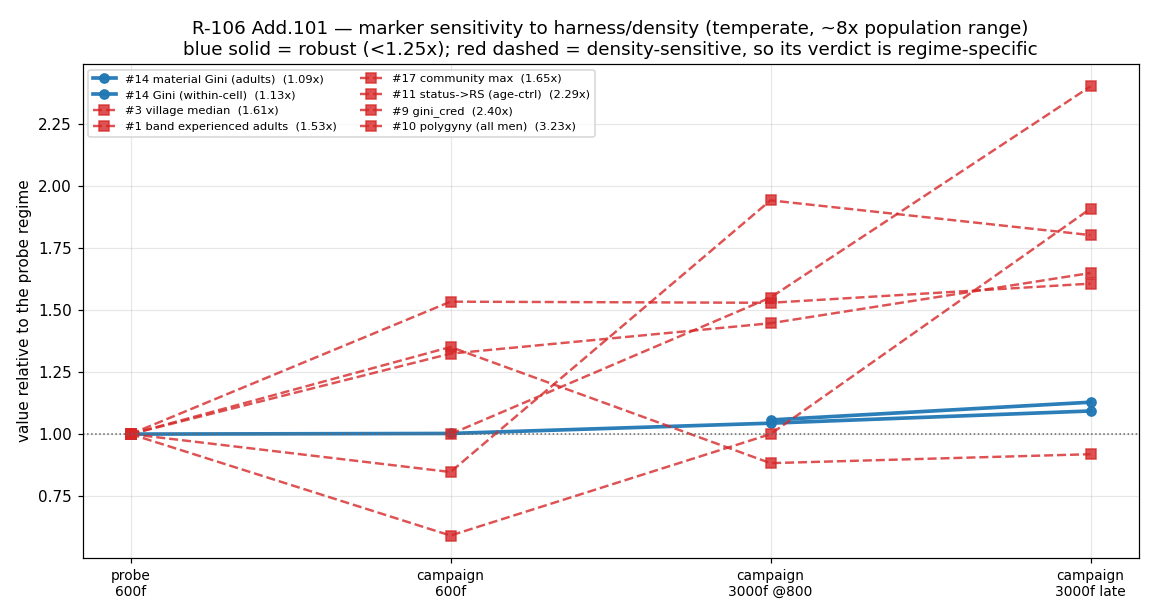

Recreate this plot in Python.
"""R-106 Addendum 101 — which markers are DENSITY/HARNESS sensitive, and which are robust?

Add.100 found #11 and #17 diverging between the Add.86-99 probe harness and the canonical campaign. Add.101's
controlled test showed the cause is NOT the time horizon (the campaign already disagrees at step 800) but the
HARNESS: the probe builds a different world (capacity patch (20,20,24) vs the campaign's (30,30,40)) and the
campaign is founder-path-dependent (600 founders -> pop 471; 3000 -> 3832).

This tabulates each marker across four regimes spanning an ~8x population range, and plots the sensitivity, so
the verdicts that are density-specific are separated from the ones that hold everywhere.
"""
import matplotlib
matplotlib.use("Agg")
import matplotlib.pyplot as plt
import numpy as np

# regime -> (label, population)
REG = [("probe\n600f", 1270), ("campaign\n600f", 471), ("campaign\n3000f @800", 3832), ("campaign\n3000f late", 3133)]

# marker -> values in the four regimes (temperate)
M = {
    "#14 material Gini (adults)":   [0.386, 0.387, 0.403, 0.422],
    "#14 Gini (within-cell)":       [0.280, None,  0.296, 0.316],
    "#3 village median":            [44.0,  67.5,  67.3,  70.7],
    "#1 band experienced adults":   [33.3,  45.0,  29.4,  30.6],
    "#17 community max":            [155.0, 205.3, 224.3, 255.7],
    "#11 status->RS (age-ctrl)":    [0.157, 0.133, 0.305, 0.283],
    "#9 gini_cred":                 [None,  0.276, 0.428, 0.663],
    "#10 polygyny (all men)":       [0.022, 0.013, 0.022, 0.042],
}


def spread(v):
    x = [t for t in v if t is not None]
    return max(x) / min(x) if x and min(x) > 0 else float("nan")


print(f"{'marker':32s} " + " ".join(f"{r[0].replace(chr(10),' '):>20s}" for r in REG) + "   max/min")
print("-" * 130)
for k, v in sorted(M.items(), key=lambda kv: spread(kv[1])):
    cells = " ".join(f"{('n/a' if t is None else f'{t:.3f}'):>20s}" for t in v)
    print(f"{k:32s} {cells}   {spread(v):.2f}x")

# --- figure: normalised sensitivity ---
fig, ax = plt.subplots(figsize=(10.5, 5.6))
x = np.arange(len(REG))
for k, v in M.items():
    vals = [t for t in v]
    base = next(t for t in vals if t is not None)
    norm = [(t / base if t is not None else np.nan) for t in vals]
    robust = spread(v) < 1.25
    ax.plot(x, norm, "o-" if robust else "s--", lw=2.4 if robust else 1.6,
            color=("#1f77b4" if robust else "#d62728"), alpha=0.95 if robust else 0.8,
            label=f"{k}  ({spread(v):.2f}x)")
ax.axhline(1.0, color="0.4", lw=1, ls=":")
ax.set_xticks(x); ax.set_xticklabels([r[0] for r in REG], fontsize=9)
ax.set_ylabel("value relative to the probe regime")
ax.set_title("R-106 Add.101 — marker sensitivity to harness/density (temperate, ~8x population range)\n"
             "blue solid = robust (<1.25x); red dashed = density-sensitive, so its verdict is regime-specific")
ax.legend(fontsize=7.5, loc="upper left", ncol=2)
ax.grid(alpha=0.3)
fig.tight_layout()
fig.savefig(r"C:\Users\syatom\Projects\SiC Games\scratchpad\bp_density_sensitivity.png", dpi=110)
print("\nwrote bp_density_sensitivity.png")
